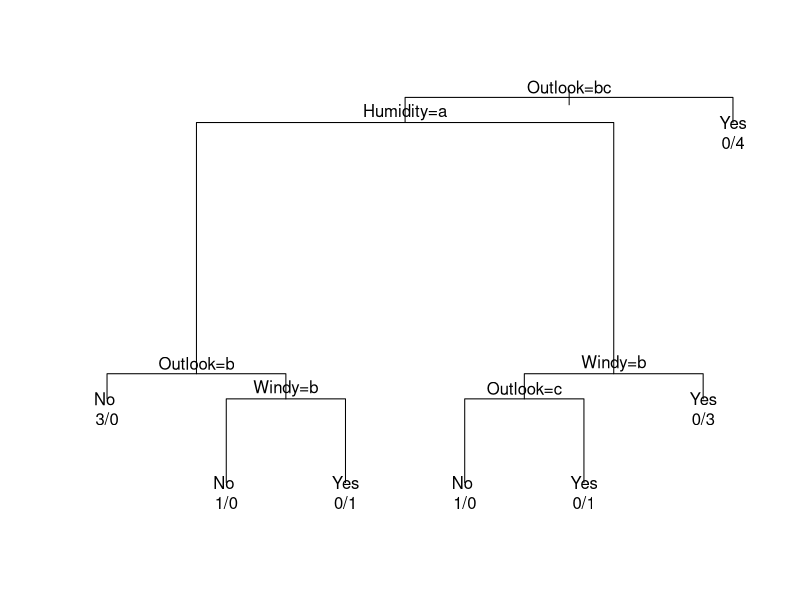

Here is the R script that generated this plot:
# ---------------------------------- #
# Decision trees for classification  #
# Author: Guillem Perdigó            #
# Version 1 | 02.03.2019             #
# ---------------------------------- #

# resource1: https://www.youtube.com/watch?v=nodQ2s0CUbI&list=PLBv09BD7ez_4temBw7vLA19p3tdQH6FYO&index=4
# ressource2: https://www.saedsayad.com/decision_tree.htm

library(rpart)

# creating data ####
mydf <- data.frame(
  Outlook = c("Rainy", "Rainy", "Overcast", "Sunny", "Sunny", "Sunny", "Overcast", "Rainy", "Rainy", "Sunny", "Rainy", "Overcast", "Overcast", "Sunny"),
  Temp = c("Hot", "Hot", "Hot", "Mild", "Cool", "Cool", "Cool", "Mild", "Cool", "Mild", "Mild", "Mild", "Hot", "Mild"),
  Humidity = c("High", "High", "High", "High", "Normal", "Normal", "Normal", "High", "Normal", "Normal", "Normal", "High", "Normal", "High"),
  Windy = c("False", "True", "False", "False", "False", "True", "True", "False", "False", "False", "True", "True", "False", "True"),
  PlaysGolf = c("No", "No", "Yes", "Yes", "Yes", "No", "Yes", "No", "Yes", "Yes", "Yes", "Yes", "Yes", "No")
)

# We want to build a decision tree to predict if a golfer is going to play given some weather conditions.
# What attribute should we use first to begin splitting our data? To decide that, we need to understand Entropy and Information Gain.

# Entropy tells us how pure of impure is a subset named S. This is the formula:
# E(S) = -p(+) log2 p(+) - p(-) log2 p(-)
# S = subset of training examples
# p(+) and p(-) = % of positve / negative examples in S
# It will be 0 for a pure set and 1 for a totally impure set (split 50/50)
  # totally impure set (3 yes / 3 no):
  -(3/6) * log(3/6, base = 2) - (3/6) * log(3/6, base = 2) # Entropy = 1
  # pure set (4 yes / 0 no):
  -(4/4) * log(4/4, base = 2) - (0/4) * log(0/4, base = 2) # Entropy = NaN = 0

entropy <- function(p){
  return(-(p) * log(p, base = 2) - (1-p) * log(1-p, base = 2))
} 

entropy(1) #0.8112781

# The entropy for the initial node is:
table(mydf$PlaysGolf)
  #PNo Yes 
  # 5   9 
  ePlaysGolf <- -(9/14) * log(9/14, base = 2) - (5/14) * log(5/14, base = 2) # 0.940286

# Let's calculate entropy for 2 attributes
# We do it by taking the weighted average of the entropy for each branch. 
# The weight is the size of this subset divided by the overall number of examples
  
# PlaysGolf - Outlook
  table(mydf$PlaysGolf, mydf$Outlook)
  # PlaysGolf   Overcast Rainy Sunny
  # No          0        3     2
  # Yes         4        2     3
  eOvercast <- -(4/4) * log(4/4, base = 2) - (0/4) * log(0/4, base = 2) # NaN = 0
  eRainy <- -(2/5) * log(2/5, base = 2) - (3/5) * log(3/5, base = 2) # 0.971
  eSunny <- -(3/5) * log(3/5, base = 2) - (2/5) * log(2/5, base = 2) # 0.971
  
    ePlayOutlook <- 4/14 * eOvercast + 5/14 * eRainy + 5/14 * eSunny #0.6935361

# PlaysGolf - Wind
  table(mydf$PlaysGolf, mydf$Wind)
  # PlaysGolf   False True
  # No          2     3
  # Yes         6     3
  eWindF <- -(6/8) * log(6/8, base = 2) - (2/8) * log(2/8, base = 2) # 0.8112781
  eWindT <- -(3/6) * log(3/6, base = 2) - (3/6) * log(3/6, base = 2) # 1
  
    ePlayWind <- 8/14 * eWindF + 6/14 * eWindT #0.8921589

# PlaysGolf - Temp
  table(mydf$PlaysGolf, mydf$Temp)
  # PlaysGolf Cool Hot Mild
  # No        1   2    2
  # Yes       3   2    4
  
  eCool <- -(3/4) * log(3/4, base = 2) - (1/4) * log(1/4, base = 2) # 0.8112781
  eHot <- -(2/4) * log(2/4, base = 2) - (2/4) * log(2/4, base = 2) # 1
  eMild <- -(4/6) * log(4/6, base = 2) - (2/6) * log(2/6, base = 2) # 0.9182958
  
    ePlayTemp <- 4/14 * eCool + 4/14 * eHot * 6/14 * eMild #0.3442381
    
  # PlaysGolf - Humidity
  table(mydf$PlaysGolf, mydf$Humidity)
  # PlaysGolf High  Normal 
  # No        4     1  
  # Yes       3     6
    
    eHighHum <- -(3/7) * log(3/7, base = 2) - (4/7) * log(4/7, base = 2) # 0.9852281
    eNormalHum <- -(6/7) * log(6/7, base = 2) - (1/7) * log(1/7, base = 2) # 0.5916728

    ePlayHum <- 8/14 * eHighHum + 6/14 * eNormalHum #0.8165616
  
# Information Gain: is the decrease in entropy for a split.
    # Gain(T, X) = Entropy(T) - Entropy(T, X)
    ePlaysGolf - ePlayOutlook # 0.2467498
    ePlaysGolf - ePlayWind # 0.04812703
    ePlaysGolf - ePlayTemp # 0.04812703
    ePlaysGolf - ePlayHum # 0.1237244

# We now pick the attribute with the largest information gain: Outlook. 
# We make the split and we repeat the process for all the branches 
# (except for those ones that have entropy = 0, that become final nodes - also called leaves)

# We can now fit a decision tree to the data, to see how the first split is indeed Outlook
    
# Note: for now we use rpart, but it'd be nice to use an implementation of id3 in r
    
ctrl <- rpart.control(minsplit = 0, minbucket = 0)
GolfTree <- rpart(PlaysGolf ~., data = mydf, control = ctrl)
# 1) root 14 5 Yes (0.3571429 0.6428571)  
#   2) Outlook=Rainy,Sunny 10 5 No (0.5000000 0.5000000)  
#     4) Humidity=High 5 1 No (0.8000000 0.2000000)  
#       8) Outlook=Rainy 3 0 No (1.0000000 0.0000000) *
#       9) Outlook=Sunny 2 1 No (0.5000000 0.5000000)  
#         18) Windy=True 1 0 No (1.0000000 0.0000000) *
#         19) Windy=False 1 0 Yes (0.0000000 1.0000000) *
#     5) Humidity=Normal 5 1 Yes (0.2000000 0.8000000)  
#       10) Windy=True 2 1 No (0.5000000 0.5000000)  
#         20) Outlook=Sunny 1 0 No (1.0000000 0.0000000) *
#         21) Outlook=Rainy 1 0 Yes (0.0000000 1.0000000) *
#       11) Windy=False 3 0 Yes (0.0000000 1.0000000) *
#   3) Outlook=Overcast 4 0 Yes (0.0000000 1.0000000) *
GolfTree
par(xpd = TRUE) #enable things to be drawn outside the plot region
plot(GolfTree, compress = TRUE)
text(GolfTree, use.n = TRUE)



